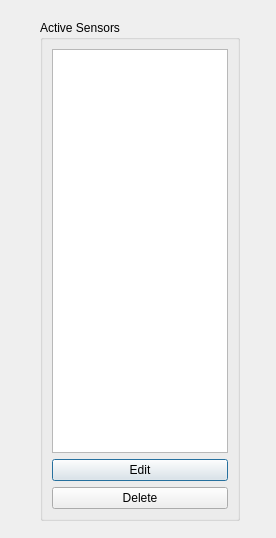
<?xml version="1.0" encoding="UTF-8"?>
<ui version="4.0">
 <class>Dialog</class>
 <widget class="QDialog" name="Dialog">
  <property name="geometry">
   <rect>
    <x>0</x>
    <y>0</y>
    <width>276</width>
    <height>538</height>
   </rect>
  </property>
  <property name="windowTitle">
   <string>Dialog</string>
  </property>
  <widget class="QGroupBox" name="groupBox">
   <property name="geometry">
    <rect>
     <x>40</x>
     <y>20</y>
     <width>200</width>
     <height>501</height>
    </rect>
   </property>
   <property name="maximumSize">
    <size>
     <width>200</width>
     <height>16777215</height>
    </size>
   </property>
   <property name="title">
    <string>Active Sensors</string>
   </property>
   <layout class="QVBoxLayout" name="verticalLayout">
    <item>
     <widget class="QListWidget" name="sensorList"/>
    </item>
    <item>
     <widget class="QPushButton" name="editButton">
      <property name="text">
       <string>Edit</string>
      </property>
     </widget>
    </item>
    <item>
     <widget class="QPushButton" name="deleteButton">
      <property name="text">
       <string>Delete</string>
      </property>
     </widget>
    </item>
   </layout>
  </widget>
 </widget>
 <resources/>
 <connections/>
</ui>
